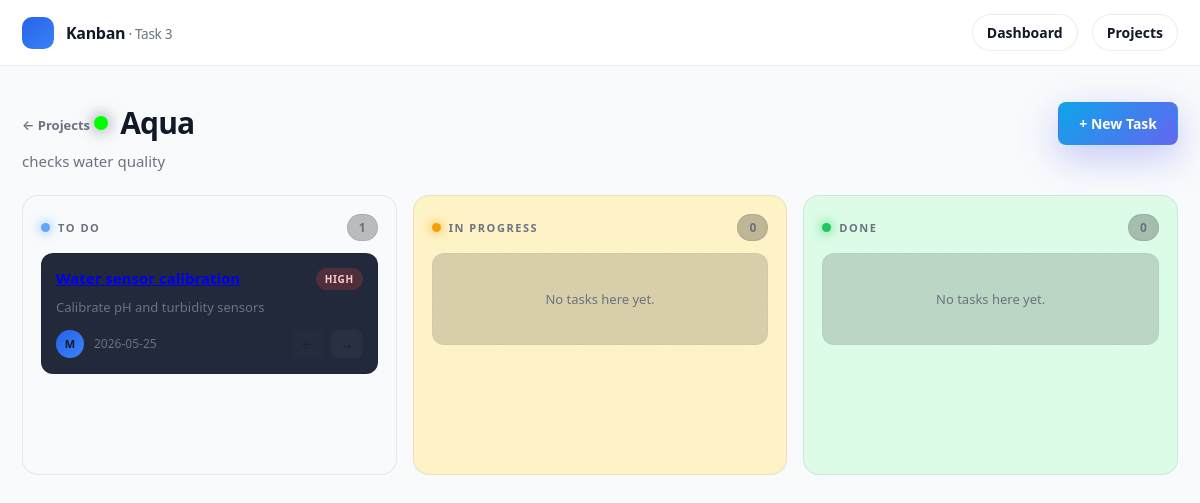
The app's page /task3/index.php?project_id=12&route=board (signed in) with its own data.
### tables this page shows
CREATE TABLE `projects` (
  `id` int(11) NOT NULL,
  `workspace_id` int(11) DEFAULT NULL,
  `name` varchar(100) DEFAULT NULL,
  `description` text DEFAULT NULL,
  `deadline` date DEFAULT NULL,
  `color_label` varchar(20) DEFAULT NULL,
  `is_archived` tinyint(4) DEFAULT 0,
  `created_at` timestamp NOT NULL DEFAULT current_timestamp()
);

CREATE TABLE `tasks` (
  `id` int(11) NOT NULL,
  `project_id` int(11) DEFAULT NULL,
  `title` varchar(100) DEFAULT NULL,
  `description` text DEFAULT NULL,
  `assigned_to` int(11) DEFAULT NULL,
  `priority` enum('low','medium','high') DEFAULT NULL,
  `due_date` date DEFAULT NULL,
  `status` enum('todo','in-progress','done') DEFAULT NULL,
  `created_at` timestamp NOT NULL DEFAULT current_timestamp()
);

CREATE TABLE `users` (
  `id` int(11) NOT NULL,
  `name` varchar(100) DEFAULT NULL,
  `email` varchar(100) DEFAULT NULL,
  `password_hash` varchar(255) DEFAULT NULL,
  `created_at` timestamp NOT NULL DEFAULT current_timestamp()
);

### task3/controllers/TaskController.php (called while the page is built, shortened)
<?php
require_once __DIR__ . '/../config/auth.php';
require_once __DIR__ . '/../config/helpers.php';
require_once __DIR__ . '/../models/Project.php';
require_once __DIR__ . '/../models/Task.php';
class TaskController {
    public function board(int $projectId): void {
        $project = Project::find($projectId);
        $columns = Task::forProjectGrouped($projectId);
        require __DIR__ . '/../views/board/index.php';
    }
}

### config/app.php (called while the page is built, shortened)
<?php
function app_base_path(): string {
    static $base = null;
    if ($base !== null) {
        return $base;
    }
    $script = str_replace('\\', '/', $_SERVER['SCRIPT_NAME'] ?? '');
    if (preg_match('#^(.+?)/(TASK1|TASK2|task3)(/|$)#', $script, $m)) {
        $base = $m[1];
    } else {
        $base = rtrim(dirname($script), '/');
    }
    return $base;
}
function app_url(string $path = ''): string {
    $base = app_base_path();
    $path = ltrim(str_replace('\\', '/', $path), '/');
    return ($base === '' ? '' : $base) . '/' . $path;
}
function task3_route(string $name, array $params = []): string {
    $params['route'] = $name;
    return app_url('task3/index.php?' . http_build_query($params));
}

### task3/config/helpers.php (called while the page is built, shortened)
<?php
function e($v): string {
    return htmlspecialchars((string)($v ?? ''), ENT_QUOTES, 'UTF-8');
}
function initials(?string $name): string {
    $name = trim((string)$name);
    $parts = preg_split('/\s+/', $name);
    $first = mb_substr($parts[0], 0, 1);
    $last  = count($parts) > 1 ? mb_substr(end($parts), 0, 1) : '';
    return mb_strtoupper($first . $last);
}
function status_label(string $status): string {
    return [
        'todo'        => 'To Do',
        'in-progress' => 'In Progress',
        'done'        => 'Done',
    ][$status] ?? $status;
}
function route(string $name, array $params = []): string {
    return task3_route($name, $params);
}

### task3/models/Project.php (called while the page is built, shortened)
<?php
require_once __DIR__ . '/../config/db.php';
class Project {
    public static function find(int $id): ?array {
        $stmt = db()->prepare('SELECT * FROM projects WHERE id = :id');
        $stmt->execute([':id' => $id]);
        $row = $stmt->fetch();
        return $row ?: null;
    }
    public static function members(int $projectId, ?array $project = null): array {
        $project = $project ?? self::find($projectId);
        $stmt = db()->prepare(
            'SELECT u.id, u.name, u.email
               FROM project_members pm
               JOIN users u ON u.id = pm.user_id
              WHERE pm.project_id = :pid
              ORDER BY u.name ASC'
        );
        $stmt->execute([':pid' => $projectId]);
        $members = $stmt->fetchAll();
        return $members;
    }
}

### config/database.php (called while the page is built, shortened)
<?php
function db_pdo_options(): array {
    $opts = [
        PDO::ATTR_ERRMODE            => PDO::ERRMODE_EXCEPTION,
        PDO::ATTR_DEFAULT_FETCH_MODE => PDO::FETCH_ASSOC,
        PDO::ATTR_EMULATE_PREPARES   => false,
    ];
    return $opts;
}
function db_connect_pdo(): PDO {
    static $pdo = null;
    if ($pdo !== null) {
        return $pdo;
    }
    foreach (DB_PORTS as $port) {
        try {
            $dsn = sprintf(
                'mysql:host=%s;port=%d;dbname=%s;charset=utf8mb4',
                DB_HOST,
                $port,
                DB_NAME
            );
            $pdo = new PDO($dsn, DB_USER, DB_PASS, db_pdo_options());
            return $pdo;
        } catch (PDOException $e) {
            $last = $e;
        }
    }
}

### task3/config/db.php (called while the page is built)
<?php
require_once dirname(__DIR__, 2) . '/config/database.php';
function db(): PDO {
    return db_connect_pdo();
}

### task3/models/Task.php (called while the page is built, shortened)
<?php
require_once __DIR__ . '/../config/db.php';
class Task {
    public static function forProjectGrouped(int $projectId): array {
        $columns = array_fill_keys(self::STATUSES, []);
        $stmt = db()->prepare(
            'SELECT t.*, u.name AS assignee_name
               FROM tasks t
          LEFT JOIN users u ON u.id = t.assigned_to
              WHERE t.project_id = :pid
           ORDER BY t.created_at ASC, t.id ASC'
        );
        $stmt->execute([':pid' => $projectId]);
        while ($row = $stmt->fetch()) {
            $status = $row['status'];
            $columns[$status][] = self::normalizeAssignee($row);
        }
        return $columns;
    }
    private static function normalizeAssignee(array $task): array {
        return $task;
    }
}

### task3/views/board/index.php (the view, shortened to what this page needs)
<?php require __DIR__ . '/../layout/header.php'; ?>
<section class="board-page">
    <header class="section__head section__head--row">
        <div>
            <a href="<?= e(route('projects')) ?>" class="back-link">&larr; Projects</a>
            <h1>
                <span class="project-dot" style="background: <?= e($project['color_label'] ?: '#6366f1') ?>"></span>
                <?= e($project['name']) ?>
            </h1>
            <?php if (!empty($project['description'])): ?>
                <p class="muted"><?= e($project['description']) ?></p>
            <?php endif; ?>
        </div>
        <button type="button" class="btn btn--primary" id="open-new-task">
            + New Task
        </button>
    </header>
    <div class="board" data-project-id="<?= e($project['id']) ?>"
         data-api-url="<?= e(route('api_task_status')) ?>">
        <?php foreach (\Task::STATUSES as $status): ?>
            <?php
                $cards   = $columns[$status] ?? [];
                $colCls  = 'board-col board-col--' . $status;
            ?>
            <section class="<?= e($colCls) ?>" data-status="<?= e($status) ?>">
                <header class="board-col__head">
                    <h2>
                        <span class="status-dot status-dot--<?= e($status) ?>"></span>
                        <?= e(status_label($status)) ?>
                    </h2>
                    <span class="count" data-count><?= count($cards) ?></span>
                </header>
                <div class="board-col__body" data-column-body>
                    <?php foreach ($cards as $task): ?>
                        <?php require __DIR__ . '/_card.php'; ?>
                    <?php endforeach; ?>
                    <?php if (empty($cards)): ?>
                        <p class="board-col__empty" data-empty>No tasks here yet.</p>
                    <?php endif; ?>
                </div>
            </section>
        <?php endforeach; ?>
    </div>
</section>
<?php require __DIR__ . '/../layout/footer.php'; ?>

### task3/views/board/_card.php (shortened to what this page needs)
<?php
$assignee  = $task['assignee_name'] ?? null;
$priority  = $task['priority'] ?: 'low';
$due       = $task['due_date']     ?: null;
$status    = $task['status'];
$canBack   = !empty(\Task::TRANSITIONS[$status]) && in_array(
    $status === 'in-progress' ? 'todo' : ($status === 'done' ? 'in-progress' : ''),
    \Task::TRANSITIONS[$status], true
);
$canForward = !empty(\Task::TRANSITIONS[$status]) && in_array(
    $status === 'todo' ? 'in-progress' : ($status === 'in-progress' ? 'done' : ''),
    \Task::TRANSITIONS[$status], true
);
?>
<article class="card"
         data-task-id="<?= e($task['id']) ?>"
         data-status="<?= e($status) ?>"
         data-due-date="<?= e($due ?? '') ?>">
    <header class="card__head">
        <h4 class="card__title">
            <a class="card__title-link" href="<?= e(app_url('TASK2/views/task_details.php?task_id=' . (int)$task['id'])) ?>"><?= e($task['title']) ?></a>
        </h4>
        <span class="badge badge--<?= e($priority) ?>"><?= e(ucfirst($priority)) ?></span>
    </header>
    <?php if (!empty($task['description'])): ?>
        <p class="card__desc"><?= e($task['description']) ?></p>
    <?php endif; ?>
    <footer class="card__foot">
        <div class="card__meta">
            <?php if ($assignee): ?>
                <span class="avatar" title="<?= e($assignee) ?>"><?= e(initials($assignee)) ?></span>
            <?php else: ?>
                <span class="avatar avatar--empty" title="Unassigned">·</span>
            <?php endif; ?>
            <?php if ($due): ?>
                <time class="card__due" datetime="<?= e($due) ?>"><?= e($due) ?></time>
            <?php endif; ?>
        </div>
        <div class="card__actions">
            <?php if ($canBack): ?>
                <button type="button" class="icon-btn" data-move="back" title="Move backward">&larr;</button>
            <?php else: ?>
                <span class="icon-btn icon-btn--disabled">&larr;</span>
            <?php endif; ?>
            <?php if ($canForward): ?>
                <button type="button" class="icon-btn" data-move="forward" title="Move forward">&rarr;</button>
            <?php else: ?>
                <span class="icon-btn icon-btn--disabled">&rarr;</span>
            <?php endif; ?>
        </div>
    </footer>
</article>

### records on screen
projects: name "Aqua", description "checks water quality"
tasks: status "1", priority "HIGH", description "Calibrate pH and turbidity sensors", users.name "M", due_date "2026-05-25", status "0"

### other values on screen
status_label($status) "TO DO"
status_label($status) "IN PROGRESS"
status_label($status) "DONE"
